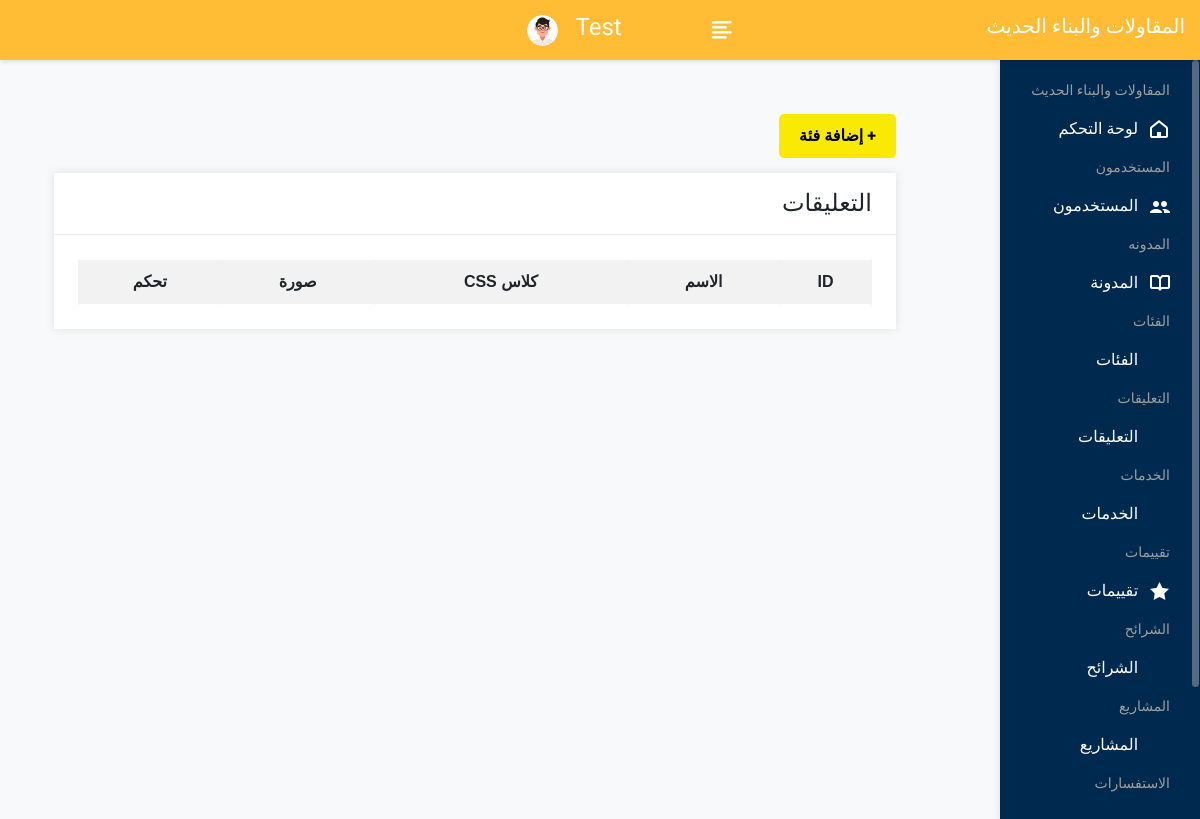
The page /admin/categories.php (signed in) on the database as committed earlier.
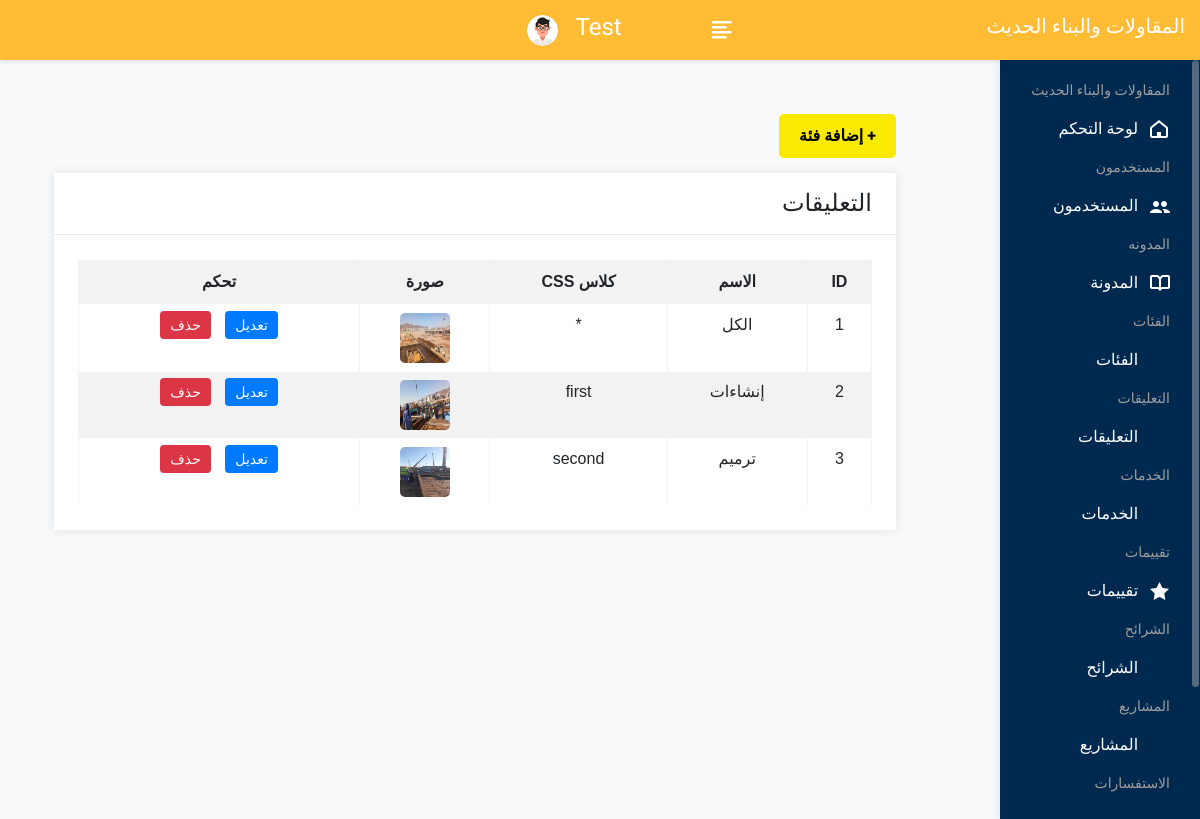
The same page on the database as committed later.
### tables this page shows
CREATE TABLE `categories` (
  `id` int(11) NOT NULL,
  `name` varchar(100) NOT NULL,
  `class_name` varchar(50) NOT NULL,
  `image` varchar(255) NOT NULL
);

### admin/categories.php (the view)
<?php
include 'config.php';
$result = mysqli_query($con, "SELECT * FROM categories");
?>
  <?php include("header.php"); ?>
     <div class="page-wrapper">
                <div class="content container-fluid">
<a href="category_add.php" class="add-button">+ إضافة فئة</a>
   <div class="row">
						<div class="col-sm-12">
							<div class="card">
								<div class="card-header">
									<h4 class="card-title">التعليقات </h4>
								</div>
								<div class="card-body">
<table class="table table-bordered table-striped text-center" id="basic-datatable">
    <tr>
        <th>ID</th>
        <th>الاسم</th>
        <th>كلاس CSS</th>
        <th>صورة</th>
        <th>تحكم</th>
    </tr>
    <?php while($row = mysqli_fetch_assoc($result)): ?>
    <tr>
        <td><?= $row['id'] ?></td>
        <td><?= htmlspecialchars($row['name']) ?></td>
        <td><?= htmlspecialchars($row['class_name']) ?></td>
        <td><img src="<?= $row['image'] ?>" width="50" height="50" alt="الصورة"></td>
        <td class="action-buttons">
            <a href="category_edit.php?id=<?= $row['id'] ?>" class="edit-btn">تعديل</a>
            <a href="category_delete.php?id=<?= $row['id'] ?>" class="delete-btn" onclick="return confirm('تأكيد الحذف؟')">حذف</a>
        </td>
    </tr>
    <?php endwhile; ?>
</table>
</div>
</div>
</div>
</div>
                </div>
     </div>
  <?php include("footer.php"); ?>

Rows that differ between the two databases and show on the page:
added categories: id "1", name "الكل", class_name "*", image (picture)
added categories: id "2", name "إنشاءات", class_name "first", image (picture)
added categories: id "3", name "ترميم", class_name "second", image (picture)
